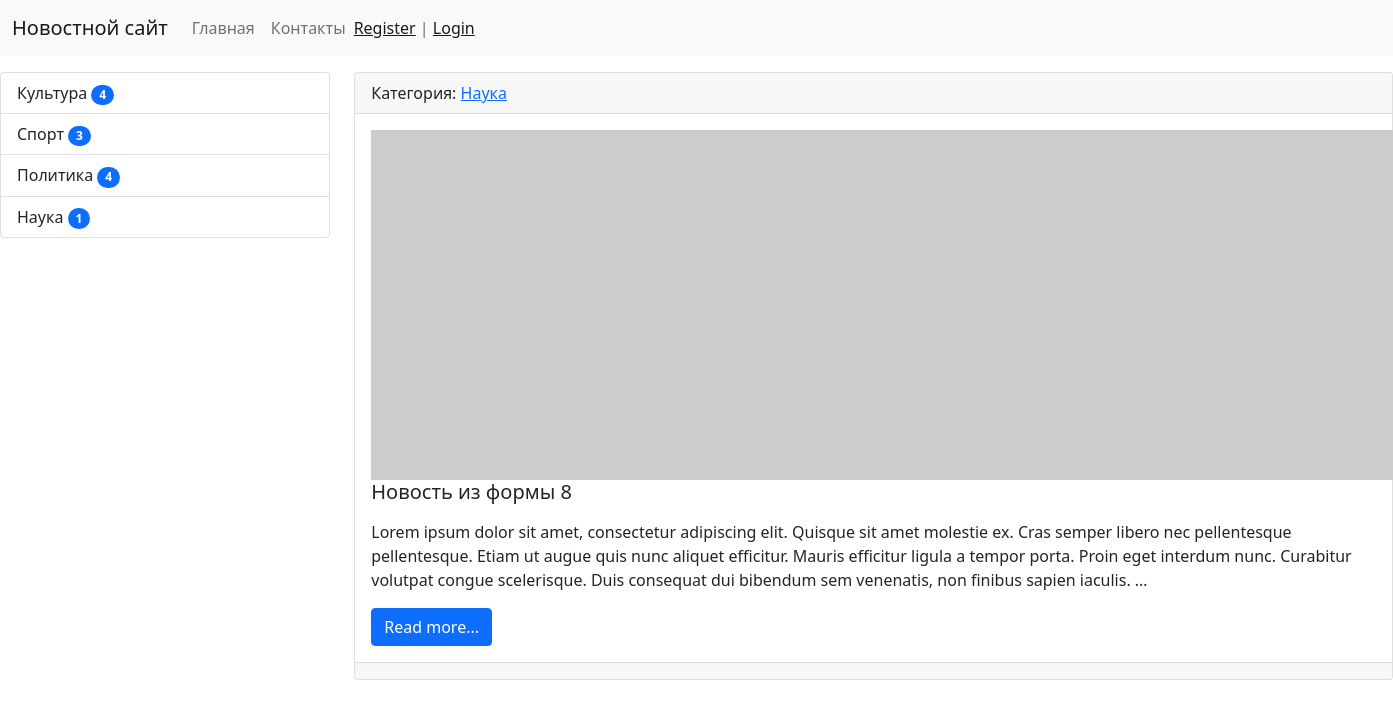
Page /category/4/ on the earlier database version.
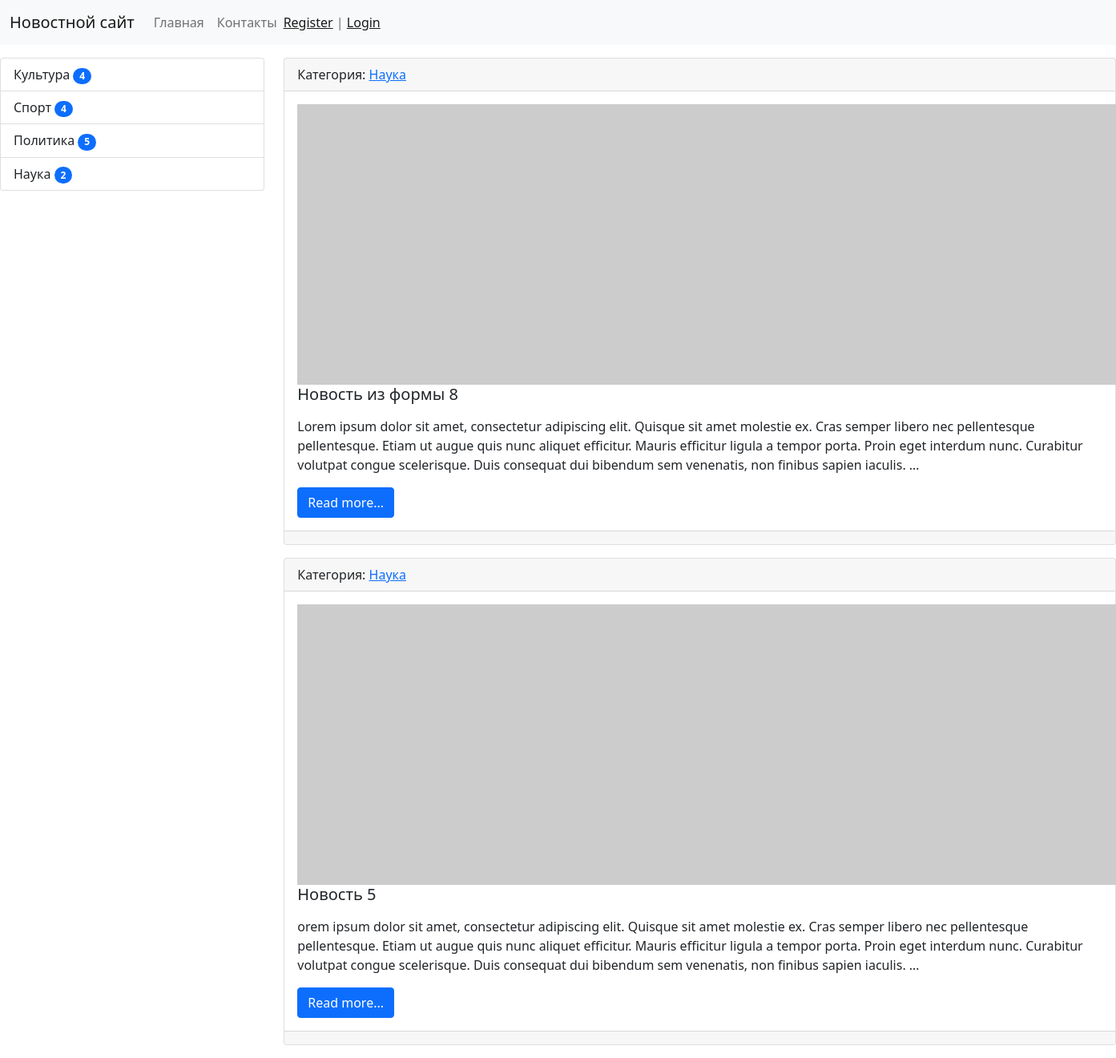
Same page on the later database version.
### news/models.py (models this page shows, shortened)
class Category(models.Model):
    title = models.CharField(max_length=150, db_index=True, verbose_name='Наименование категории')
    def get_absolute_url(self):
        return reverse('category', kwargs={"category_id": self.pk})
    def __str__(self):
        return self.title
    class Meta:
        verbose_name = 'Категория'
        verbose_name_plural = 'Категории'
        ordering = ['title']

class News(models.Model):
    title = models.CharField(max_length=150, verbose_name='Наименование')
    content = models.TextField(blank=True, verbose_name='Контент')
    created_at = models.DateTimeField(auto_now_add=True, verbose_name='Дата публикации')
    updated_at = models.DateTimeField(auto_now=True, verbose_name='Обновлено')
    photo = models.ImageField(upload_to='photos/%Y/%m/$d/', verbose_name='Фото', blank=True)
    is_published = models.BooleanField(default=True, verbose_name='Опубликовано')
    category = models.ForeignKey('Category', on_delete=models.PROTECT, verbose_name='Категория')
    views = models.IntegerField(default=0)
    def get_absolute_url(self):
        return reverse('view_news', kwargs={"pk": self.pk})
    class Meta:
        verbose_name = 'Новость'
        verbose_name_plural = 'Новости'
        ordering = ['-created_at']

### news/views.py (the view)
# urls.py: path('category/<int:category_id>/', NewsByCategory.as_view(), name='category'),
class NewsByCategory(MyMixin, ListView):
    model = News
    template_name = 'news/home_news_list.html'
    context_object_name = 'news'
    allow_empty = False
    paginate_by = 2
    def get_context_data(self, *, object_list=None, **kwargs):
        context = super().get_context_data(**kwargs)
        context['title'] = self.get_upper(Category.objects.get(pk=self.kwargs['category_id']))
        return context
    def get_queryset(self):
        return News.objects.filter(category_id=self.kwargs['category_id'], is_published=True).select_related('category')

### news/templatetags/news_tags.py (called while the page is built)
@register.inclusion_tag('news/list_categories.html')
def show_categories(arg1='Hello', arg2='world'):
    categories = Category.objects.annotate(cnt=Count('news', filter=F('news__is_published'))).filter(cnt__gt=0)
    return {"categories": categories, "arg1": arg1, "arg2": arg2}

### news/utils.py (called while the page is built)
    def get_upper(self, s):
        if isinstance(s, str):
            return s.upper()
        else:
            return s.title.upper()

### news/templates/news/home_news_list.html (shortened to what this page needs)
{% extends 'base.html' %}
{% block sidebar %}
{% include 'include/_sidebar.html' %}
{% endblock %}
{% block content %}
{% for item in news %}
<div class="card mb-3">
    <div class="card-header">
        Категория: <a href="{{ item.category.get_absolute_url }}"> {{ item.category }}</a>
    </div>
    <div class="card-body">
        <div class="media">
            {% if item.photo %}
            <img src="{{ item.photo.url }}" alt="" width="350" class="mr-3">
            {% else %}
            <img src="https://picsum.photos/id/1060/350/235/?blur=2" alt="" class="mr-3">
            {% endif %}
            <div class="media-body">
                <h5 class="card-title">{{ item.title }}</h5>
                <p class="card-text">{{ item.content|safe|linebreaks|truncatewords:50 }}</p>
                <a href="{{ item.get_absolute_url }}" class="btn btn-primary">Read more...</a>
            </div>
        </div>
    </div>
    <div class="card-footer text-muted">
    </div>
</div>
{% endfor %}
{% endblock %}

### templates/base.html (shortened to what this page needs)
<!doctype html>
{% load static %}
<html lang="en">
<head>
    <link rel="stylesheet" href="{% static 'bootstrap/css/bootstrap.min.css' %}">
</head>
<body>
{% include 'include/_nav.html' %}
<div class="conteiner mt-3">
    <div class="row">
        <div class="col-md-3">
            {% load cache %}
            {% cache 30 sidebar %}
            {% block sidebar %}SIDEBAR{% endblock %}
            {% endcache %}
        </div>
        <div class="col-md-9">
            {% block content %}CONTENT{% endblock %}
        </div>
    </div>
</div>
</body>
</html>

### templates/include/_nav.html (shortened to what this page needs)
<nav class="navbar navbar-expand-lg navbar-light bg-light">
    <div class="container-fluid">
        <a class="navbar-brand" href="{% url 'home' %}">Новостной сайт</a>
        <div class="collapse navbar-collapse" id="navbarSupportedContent">
            <ul class="navbar-nav mr-auto">
                <li class="nav-item"><a class="nav-link" href="{% url 'home' %}">Главная</a></li>
                <li class="nav-item"><a class="nav-link" href="{% url 'contact' %}">Контакты</a></li>
            </ul>
            <span class="navbar-text">
                {% if request.user.is_authenticated %}
                Добро пожаловать, {{ user.username }} |  <a href="{% url 'logout' %}">Выход</a>
                {% else %}
                <a href="{%  url 'register' %}">Register</a> | <a href="{%  url 'login' %}">Login</a>
                {% endif %}
            </span>
        </div>
    </div>
</nav>

### templates/include/_sidebar.html (shortened to what this page needs)
{% load news_tags %}
{% show_categories %}

### news/templates/news/list_categories.html
<div class="list-group">
    {% for item in categories %}
    <a href="{{ item.get_absolute_url }}" class="list-group-item list-group-item-action">{{ item.title }} <span class="badge bg-primary rounded-pill">{{ item.cnt }}</span></a>
    {% endfor %}
</div>

Differences in the rows shown:
computed for Category "Спорт": cnt "3" → "4"
computed for Category "Политика": cnt "4" → "5"
computed for Category "Наука": cnt "1" → "2"
now on this page (row edited): News: category "Наука", title "Новость 5", content "orem ipsum dolor sit amet, consectetur adipiscing elit. Quisque sit amet molestie ex. Cras semper libero nec pellentesque pellentesque. Etiam ut augue quis nunc aliquet efficitur. Mauris efficitur ligula a tempor porta. Proin eget interdum nunc. Curabitur volutpat congue scelerisque. Duis consequat dui bibendum sem venenatis, non finibus sapien iaculis. …"
